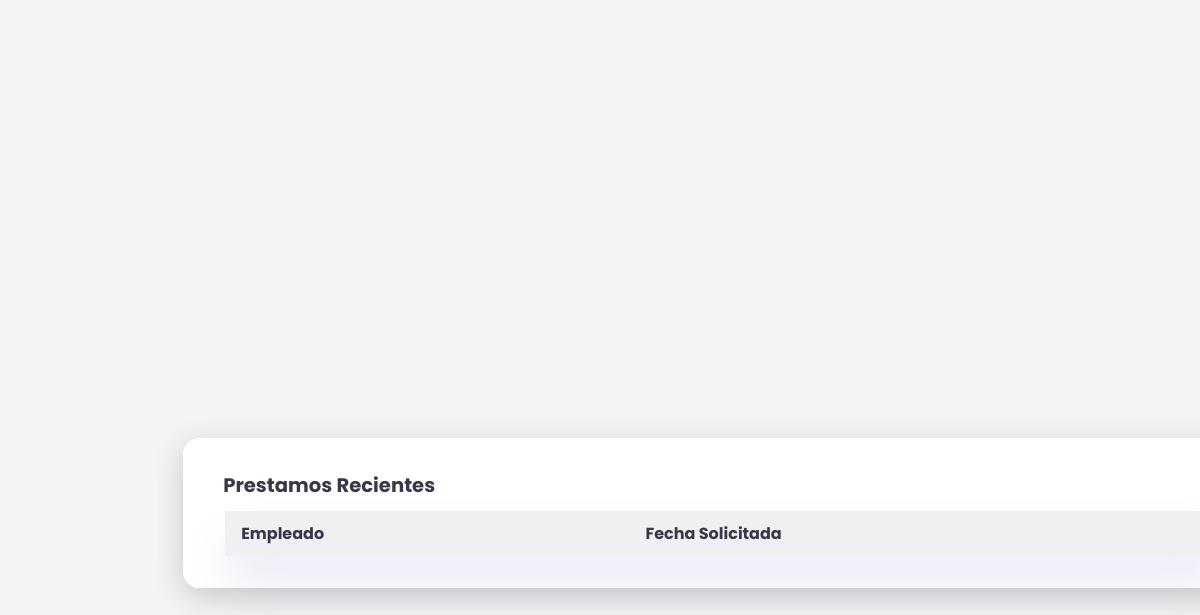
The app's page /prestacionesRecientes.php, older data.
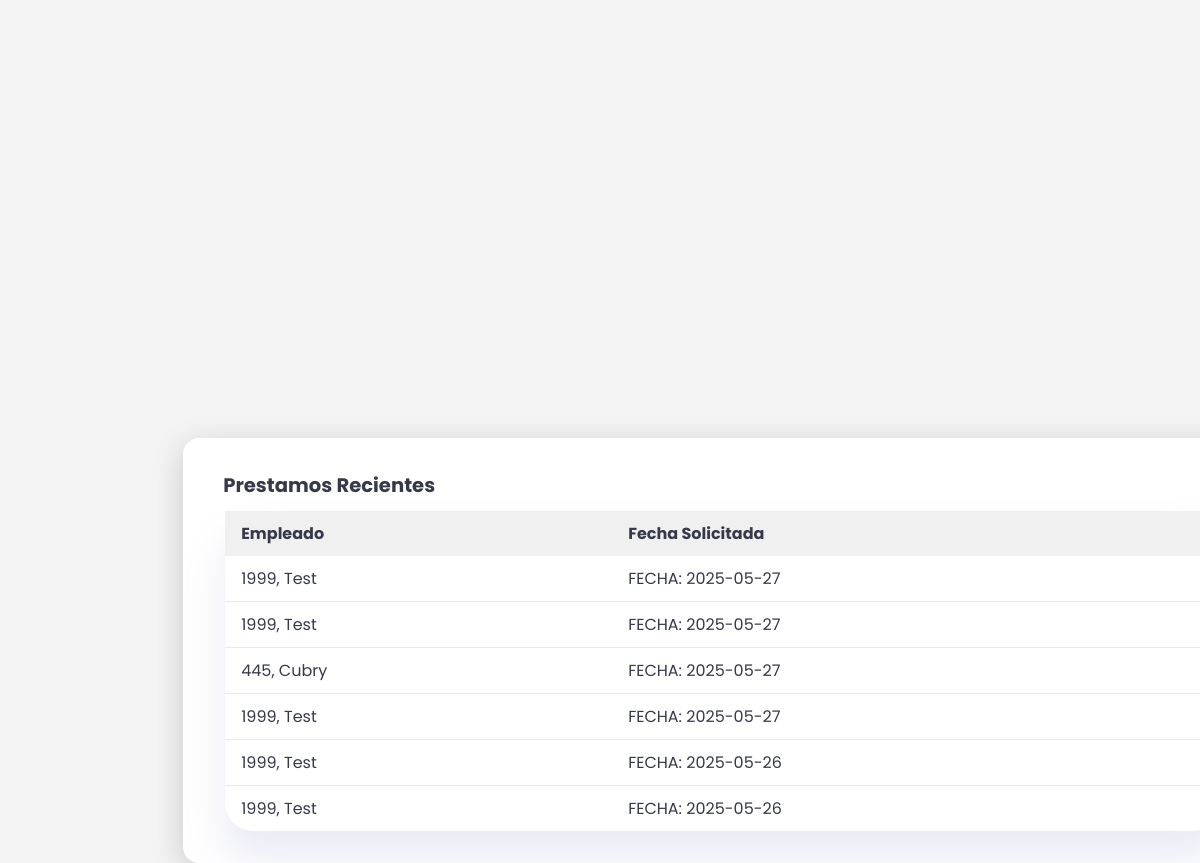
The same page, newer data.
### tables this page shows
CREATE TABLE `prestacion` (
  `Id_Prestacion` int(11) NOT NULL,
  `Fecha_Solicitada` date NOT NULL DEFAULT current_timestamp(),
  `Fecha_Otorgada` date DEFAULT NULL,
  `Tipo` varchar(40) NOT NULL,
  `Estado` varchar(15) DEFAULT NULL
);

CREATE TABLE `empleado_prestacion` (
  `Numero_Empleado` int(11) NOT NULL,
  `Id_Prestacion` int(11) NOT NULL,
  `Tipo` varchar(40) NOT NULL,
  `Fecha_Solicitada` date NOT NULL DEFAULT current_timestamp(),
  `Fecha_Otorgada` date DEFAULT NULL
);

CREATE TABLE `empleado` (
  `Numero_Empleado` int(20) NOT NULL,
  `Nombre_Empleado` varchar(30) NOT NULL,
  `Contraseña_Empleado` varchar(20) DEFAULT '',
  `Area` varchar(30) NOT NULL,
  `Edad` int(3) NOT NULL,
  `Genero` varchar(12) NOT NULL,
  `Titulo` varchar(50) NOT NULL,
  `Fecha_Ingreso` date NOT NULL DEFAULT current_timestamp(),
  `Direccion` varchar(200) NOT NULL,
  `Telefono` varchar(12) NOT NULL,
  `Discapacidad` varchar(50) NOT NULL DEFAULT 'N/A',
  `Estado` varchar(30) NOT NULL DEFAULT 'Activo',
  `Dias_Extras` int(2) NOT NULL DEFAULT 0,
  `Dias` int(2) NOT NULL DEFAULT 24
);

### prestacionesRecientes.php (the view, shortened to what this page needs)
<?php
require_once("ESTADOempleados.php");
?>
<html>
<head>
    <link rel="stylesheet" href="./nuevostyle.css">
</head>
<body>
<main>
<div class="prestamos-recientes">
                <h2>Prestamos Recientes</h2>
                <table>
                    <thead>
                        <tr>
                    <th>Empleado</th>
                    <th>Fecha Solicitada</th>
                    </thead>
                    <tbody>
            <?php
                    $querySPR = $conn->prepare("SELECT * FROM prestacion ORDER BY Fecha_Solicitada DESC LIMIT 20");
                    $querySPR->execute();
                    $resultSPR = $querySPR->get_result();
                    while($rowSPR = $resultSPR->fetch_assoc())
                    {
                      $queryCNE = $conn->prepare("SELECT Numero_Empleado FROM empleado_prestacion WHERE Id_Prestacion = ?");
                      $queryCNE->bind_param("i", $rowSPR['Id_Prestacion']);
                      $queryCNE->execute();
                      $resultCNE = $queryCNE->get_result();
                      $rowCNE = $resultCNE->fetch_assoc();
                      $queryCNME = $conn->prepare("SELECT Nombre_Empleado FROM empleado WHERE Numero_Empleado = ?");
                      $queryCNME->bind_param("i", $rowCNE['Numero_Empleado']);
                      $queryCNME->execute();
                      $resultCNME = $queryCNME->get_result();
                      $rowCNME = $resultCNME->fetch_assoc();
                      $NombreEmpleado = $rowCNME['Nombre_Empleado'];
                      echo "<div class='benefits-container'>";
                      echo "<td>".$rowCNE['Numero_Empleado'].", ".htmlspecialchars($NombreEmpleado)."</td>";
                      echo "<td>FECHA: ".$rowSPR['Fecha_Solicitada']."</td>";
                    }
            ?>
                    </tbody>
                </table>
            </div>
        </main>
</body>
</html>

Row changes from the older to the newer data that the page shows:
added prestacion: empleado_prestacion.Numero_Empleado "1999", empleado.Nombre_Empleado "Test", Fecha_Solicitada "2025-05-27"
added prestacion: empleado_prestacion.Numero_Empleado "1999", empleado.Nombre_Empleado "Test", Fecha_Solicitada "2025-05-27"
added prestacion: empleado_prestacion.Numero_Empleado "445", empleado.Nombre_Empleado "Cubry", Fecha_Solicitada "2025-05-27"
added prestacion: empleado_prestacion.Numero_Empleado "1999", empleado.Nombre_Empleado "Test", Fecha_Solicitada "2025-05-27"
added prestacion: empleado_prestacion.Numero_Empleado "1999", empleado.Nombre_Empleado "Test", Fecha_Solicitada "2025-05-26"
added prestacion: empleado_prestacion.Numero_Empleado "1999", empleado.Nombre_Empleado "Test", Fecha_Solicitada "2025-05-26"
